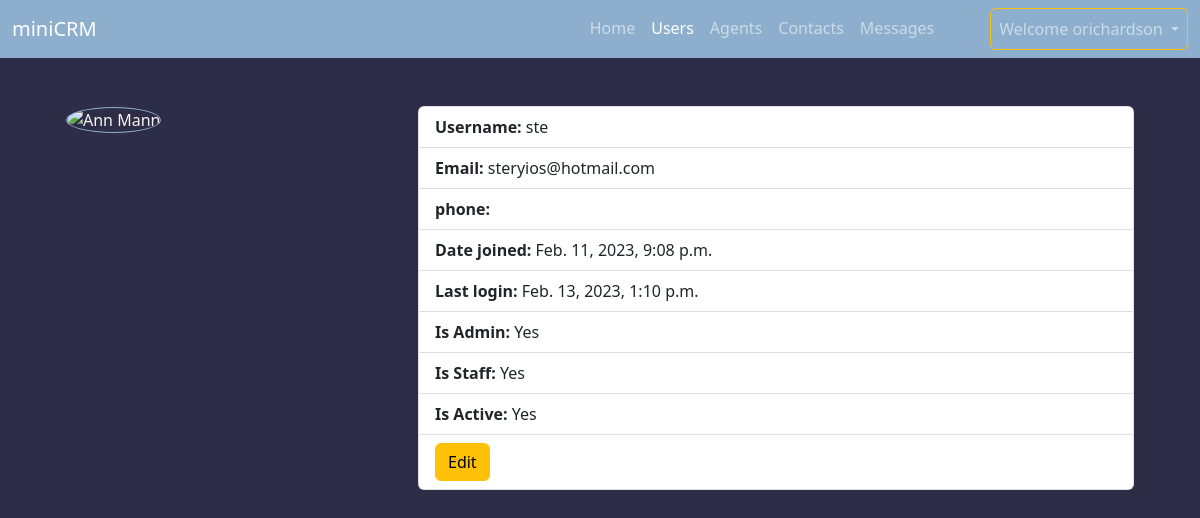
The app's page /minicrm/detail_user/1 (signed in) with its own data.
### minicrm/models.py (models this page shows)
class User(AbstractUser):
    pass

### minicrm/views.py (the view)
# urls.py: path('detail_user/<int:pk>', UserDetailView.as_view(), name='detail_user'),
class UserDetailView(LoginRequiredMixin, DetailView):
    context_object_name = 'user'
    model = User
    template_name = 'minicrm/user_detail.html'

### minicrm/templates/minicrm/user_detail.html (shortened to what this page needs)
<!DOCTYPE html>
{% extends 'minicrm/base.html' %}
{% load static %}
{% block content %}
    <div class="container mx-auto">
        <div class="container row mx-auto">
            <div class="col-lg-4 cardview-image mb-5">
                <img src="{{agent.agent_photo.url}}" alt="Ann Mann"
                 style= " width:256px; height:256px ">
            </div>
            <ul class="list-group col-sm-8 mb-5">
                <li class="list-group-item"><b> Username: </b> {{user.username}}</li>
                <li class="list-group-item"><b> Email: </b> {{user.email}}</li>
                <li class="list-group-item"><b> phone: </b> {{agent_phone}}</li>
                <li class="list-group-item"><b> Date joined: </b> {{user.date_joined}}</li>
                <li class="list-group-item"><b> Last login: </b> {{user.last_login}}</li>
                <li class="list-group-item"><b> Is Admin: </b>
                    {% if user.is_superuser %}
                        Yes
                    {% else %}
                        No
                    {% endif %}
                </li>
                <li class="list-group-item"><b> Is Staff: </b>
                    {% if user.is_staff %}
                        Yes
                    {% else %}
                        No
                    {% endif %}
                </li>
                <li class="list-group-item"><b> Is Active: </b>
                    {% if user.is_active %}
                        Yes
                    {% else %}
                        No
                    {% endif %}
                </li>
                <li class="list-group-item">
                    <div class="col-md-12 text-right">
                        <a href="#" class="btn btn-warning">Edit</a>
                    </div>
                </li>
            </ul>
        </div>
    </div>
{% endblock content %}

### minicrm/templates/minicrm/base.html (shortened to what this page needs)
<!DOCTYPE html>
{% load static %}
<html lang="en">
<head>
    <link href="https://cdn.jsdelivr.net/npm/bootstrap@5.2.3/dist/css/bootstrap.min.css" rel="stylesheet">
    <link rel="stylesheet" href=" {% static 'minicrm/card.css' %} ">
    <link rel="stylesheet" href=" {% static 'minicrm/forms.css' %} ">
    <link rel="stylesheet" href=" {% static 'minicrm/circles.css' %} ">
</head>
<body>
{% block navbar %}
    <nav class="navbar navbar-expand-lg navbar-dark sticky-top">
      <div class="container-fluid">
        <a id="landing" class="navbar-brand" href=" {% url 'landing' %} ">miniCRM</a>
        <div class="collapse navbar-collapse justify-content-end" id="navbarNav">
          <ul class="navbar-nav">
            {% if request.user.is_authenticated %}
            <li class="nav-item">
              <a id="home" class="nav-link active" aria-current="page" href=" {% url 'minicrm:index' %} "> Home </a>
            </li>
            <li class="nav-item">
              <a id="users" class="nav-link" href="{% url 'minicrm:users' %}">Users</a>
            </li>
            <li class="nav-item">
              <a id="agents" class="nav-link" href="{% url 'minicrm:agents' %}">Agents</a>
            </li>
            <li class="nav-item">
              <a id="contacts" class="nav-link" href="{% url 'minicrm:contacts' %}">Contacts</a>
            </li>
            <li class="nav-item">
              <a id="messages" class="nav-link" href="{% url 'minicrm:messages' %}">Messages</a>
            </li>
            <li class="nav-item dropdown ms-lg-5">
                <a href="#" class="nav-link dropdown-toggle btn btn-outline-warning" id="navbarDropdown" role="button" data-bs-toggle="dropdown" aria-expanded="false">
                   Welcome {{request.user.username}}
                </a>
            </li>
            {% endif %}
          </ul>
        </div>
      </div>
    </nav>
{% endblock navbar %}
    <div class="mt-5">
        {% block content %}
        {% endblock content %}
    </div>
</body>
</html>

### minicrm/static/minicrm/card.css (style rules this page uses)
.cardview-image { padding-right: 2rem; }
.cardview-image img { width: 4rem; height: 4rem; border-radius: 50%; object-fit: cover; border: 1px solid rgb(141, 175, 205); }
@media (min-width: 968px) { .cardview-image img { flex-basis: 20%; } }

### minicrm/static/minicrm/forms.css (style rules this page uses)
body { background-color: rgb(45, 45, 71); color: whitesmoke; }
nav { background-color: rgb(141, 175, 205); color: white; }

### minicrm/static/minicrm/circles.css (style rules this page uses)
:root { --percentage-messages: 0; --percentage-users: 0; }

### records on screen
User: user.username "orichardson"
User: username "ste", email "steryios@hotmail.com", date_joined "Feb. 11, 2023, 9:08 p.m.", last_login "Feb. 13, 2023, 1:10 p.m."
